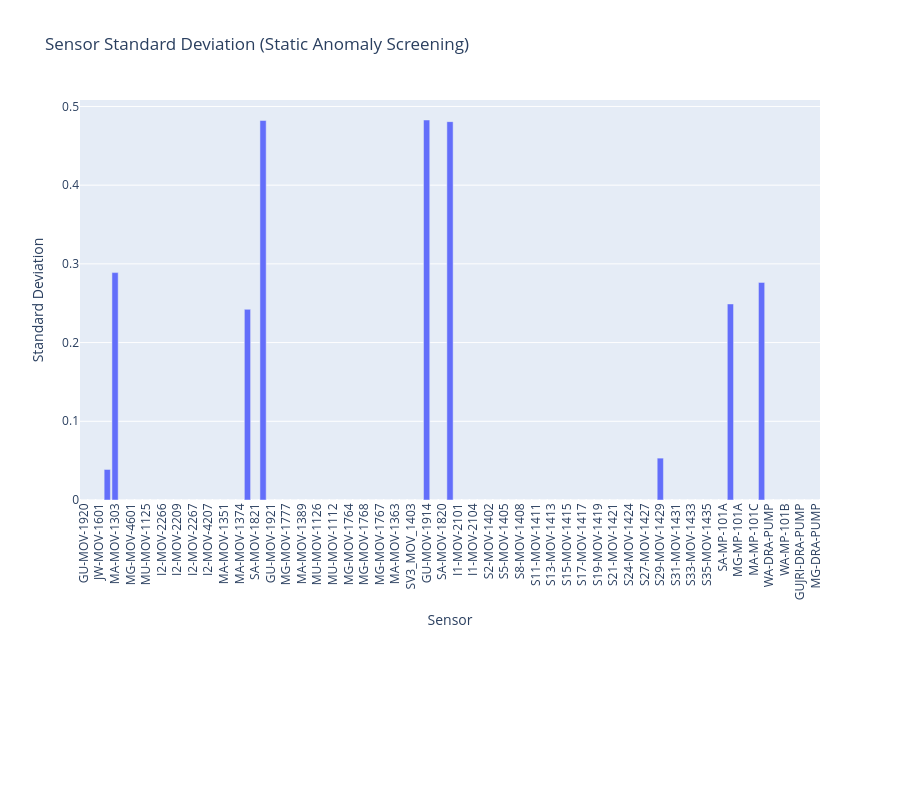

Write notebook code for a chart like this one.
### Code cell
import plotly.express as px

fig = px.bar(
    std_df,
    x='sensor',
    y='std',
    title='Sensor Standard Deviation (Static Anomaly Screening)'
)

fig.update_layout(
    xaxis_title='Sensor',
    yaxis_title='Standard Deviation',
    xaxis_tickangle=-90,     # 🔥 vertical labels
    height=800,              # more vertical space
    margin=dict(b=300)       # space for long labels
)

### Figure 1 — Plotly figure (JSON) as saved in the notebook; plotly's stock layout.template omitted (floating-point values rounded to 4 significant figures)
{"data": [{"hovertemplate": "sensor=%{x}<br>std=%{y}<extra></extra>", "legendgroup": "", "marker": {"color": "#636efa", "pattern": {"shape": ""}}, "name": "", "orientation": "v", "showlegend": false, "textposition": "auto", "type": "bar", "x": ["GU-MOV-1920", "JK-MOV-1501", "JW-MOV-1601", "I2-MOV-2201", "MA-MOV-1303", "MG-MOV-1701", "MG-MOV-4601", "MG-MOV-1751", "MU-MOV-1125", "I2-MOV-2265", "I2-MOV-2266", "I2-MOV-2226", "I2-MOV-2209", "I2-MOV-2210", "I2-MOV-2267", "WA-MOV-1212", "I2-MOV-4207", "I2-MOV-2269", "MA-MOV-1351", "MA-MOV-1362", "MA-MOV-1374", "SA-MOV-1802", "SA-MOV-1821", "GU-MOV-1902", "GU-MOV-1921", "MG-MOV-1762", "MG-MOV-1777", "I1-MOV-2115", "MA-MOV-1389", "MA-MOV-1388", "MU-MOV-1126", "MU-MOV-1110", "MU-MOV-1112", "MU-MOV-1111", "MG-MOV-1764", "MG-MOV-1765", "MG-MOV-1768", "MG-MOV-1766", "MG-MOV-1767", "MA-MOV-1365", "MA-MOV-1363", "MA-MOV-1364", "SV3_MOV_1403", "SA-MOV-1814", "GU-MOV-1914", "SA-MOV-1816", "SA-MOV-1820", "GU-MOV-1916", "I1-MOV-2101", "WA-MOV-1201", "I1-MOV-2104", "S1-MOV-1401", "S2-MOV-1402", "S4-MOV-1404", "S5-MOV-1405", "S6-MOV-1406", "S8-MOV-1408", "S10-MOV-1410", "S11-MOV-1411", "S12-MOV-1412", "S13-MOV-1413", "S14-MOV-1414", "S15-MOV-1415", "S16-MOV-1416", "S17-MOV-1417", "S18-MOV-1418", "S19-MOV-1419", "S20-MOV-1420", "S21-MOV-1421", "S23-MOV-1423", "S24-MOV-1424", "S25-MOV-1425", "S27-MOV-1427", "S28-MOV-1428", "S29-MOV-1429", "S30-MOV-1430", "S31-MOV-1431", "S32-MOV-1432", "S33-MOV-1433", "S34-MOV-1434", "S35-MOV-1435", "WA-MP-101A", "SA-MP-101A", "GU-MP-101A", "MG-MP-101A", "MA-MP-101A", "MA-MP-101C", "MU-DRA-PUMP", "WA-DRA-PUMP", "I1-MOV-2101A", "WA-MP-101B", "WA-MP-101C", "GUJRI-DRA-PUMP", "MANMAD-DRA-PUMP", "MG-DRA-PUMP"], "xaxis": "x", "y": [0.0, 0.0, 0.0, 0.03879, 0.2889, 0.0, 0.0, 0.0, 0.0, 0.0, 0.0, 0.0, 0.0, 0.0, 0.0, 0.0, 0.0, 0.0, 0.0, 0.0, 0.0, 0.2422, 0.0, 0.4821, 0.0, 0.0, 0.0, 0.0, 0.0, 0.0, 0.0, 0.0, 0.0, 0.0, 0.0, 0.0, 0.0, 0.0, 0.0, 0.0, 0.0, 0.0, 0.0, 0.0, 0.4828, 0.0, 0.0, 0.4807, 0.0, 0.0, 0.0, 0.0, 0.0, 0.0, 0.0, 0.0, 0.0, 0.0, 0.0, 0.0, 0.0, 0.0, 0.0, 0.0, 0.0, 0.0, 0.0, 0.0, 0.0, 0.0, 0.0, 0.0, 0.0, 0.0, 0.05321, 0.0, 0.0, 0.0, 0.0, 0.0, 0.0, 0.0, 0.0, 0.2491, 0.0, 0.0, 0.0, 0.2765, 0.0, 0.0, 0.0, 0.0, 0.0, 0.0, 0.0], "yaxis": "y"}], "layout": {"barmode": "relative", "height": 800, "legend": {"tracegroupgap": 0}, "margin": {"b": 300}, "title": {"text": "Sensor Standard Deviation (Static Anomaly Screening)"}, "xaxis": {"anchor": "y", "domain": [0, 1], "tickangle": -90, "title": {"text": "Sensor"}}, "yaxis": {"anchor": "x", "domain": [0, 1], "title": {"text": "Standard Deviation"}}}}
